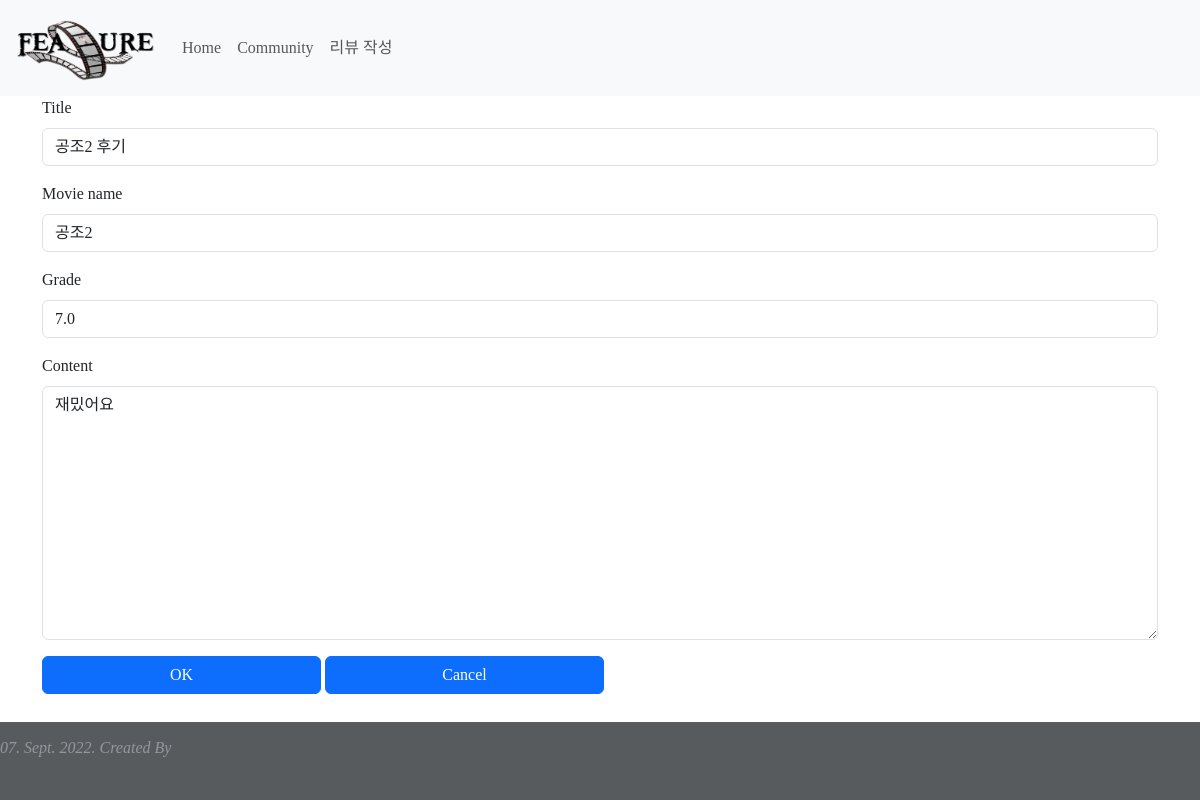
/review/detail/4/update, run on the app's committed database.
### reviews_movie/models.py (models this page shows)
class Review(models.Model):
    title = models.CharField(max_length=80)
    content = models.TextField()
    movie_name = models.CharField(max_length=80)
    grade = models.FloatField()
    created_at = models.DateTimeField(auto_now_add=True)
    updated_at = models.DateTimeField(auto_now=True)

### reviews_movie/views.py (the view)
# urls.py: path('detail/<int:pk>/update',views.update, name='update'),
def update(request,pk):
    review = Review.objects.get(pk=pk)
    if request.method == "POST":
        review_form = ReviewForm(request.POST)
        if review_form.is_valid():
            review_form.save()
            return redirect("review:index")
    review_form = ReviewForm(instance=review)
    context = {
        "review_form": review_form,
    }
    return render(request,'reviews/update.html',context)

### reviews_movie/forms.py
class ReviewForm(forms.ModelForm):
    class Meta:
        model = Review
        fields = [
            "title",
            "movie_name",
            "grade",
            "content",
        ]

### reviews_movie/templates/reviews/update.html (shortened to what this page needs)
{% extends 'base.html' %}
{% block content %}
  {% load django_bootstrap5 %}
  {% bootstrap_css %}
  <form action="" method="post">
    {% bootstrap_form review_form %}
    {% bootstrap_button button_type="submit" content="OK" button_class="btn-primary col-3"%}
    {% bootstrap_button button_type="reset" content="Cancel" button_class="btn-primary col-3"%}
  </form>
{% endblock %}

### reviews_movie/static/css/style.css (style rules this page uses)
* { font-family: 'EliceDigitalBaeum-Bd'; }

### data on the page
Review: title "공조2 후기", movie_name "공조2", grade "7.0", content "재밌어요"
